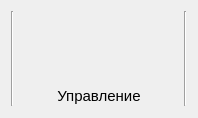
<?xml version="1.0" encoding="UTF-8"?>
<ui version="4.0">
 <class>FrmControlDevice</class>
 <widget class="QFrame" name="FrmControlDevice">
  <property name="geometry">
   <rect>
    <x>0</x>
    <y>0</y>
    <width>198</width>
    <height>118</height>
   </rect>
  </property>
  <property name="windowTitle">
   <string>Frame</string>
  </property>
  <layout class="QGridLayout" name="gridLayout">
   <item row="0" column="0">
    <widget class="Line" name="line_2">
     <property name="frameShadow">
      <enum>QFrame::Shadow::Sunken</enum>
     </property>
     <property name="orientation">
      <enum>Qt::Orientation::Vertical</enum>
     </property>
    </widget>
   </item>
   <item row="0" column="1">
    <layout class="QVBoxLayout" name="verticalLayout">
     <property name="spacing">
      <number>0</number>
     </property>
     <item>
      <layout class="QHBoxLayout" name="horizontalLayout">
       <item>
        <widget class="QPushButton" name="pushButtonStart">
         <property name="enabled">
          <bool>false</bool>
         </property>
         <property name="sizePolicy">
          <sizepolicy hsizetype="Fixed" vsizetype="Fixed">
           <horstretch>0</horstretch>
           <verstretch>0</verstretch>
          </sizepolicy>
         </property>
         <property name="maximumSize">
          <size>
           <width>75</width>
           <height>75</height>
          </size>
         </property>
         <property name="styleSheet">
          <string notr="true">QPushButton {
    background-color: transparent;
    border: none;
}</string>
         </property>
         <property name="text">
          <string/>
         </property>
         <property name="icon">
          <iconset resource="../../resources/resources.qrc">
           <normaloff>:/images/start.png</normaloff>:/images/start.png</iconset>
         </property>
         <property name="iconSize">
          <size>
           <width>50</width>
           <height>50</height>
          </size>
         </property>
        </widget>
       </item>
       <item>
        <widget class="QPushButton" name="pushButtonStop">
         <property name="enabled">
          <bool>false</bool>
         </property>
         <property name="sizePolicy">
          <sizepolicy hsizetype="Fixed" vsizetype="Fixed">
           <horstretch>0</horstretch>
           <verstretch>0</verstretch>
          </sizepolicy>
         </property>
         <property name="minimumSize">
          <size>
           <width>75</width>
           <height>75</height>
          </size>
         </property>
         <property name="styleSheet">
          <string notr="true">QPushButton {
    background-color: transparent;
    border: none;
}</string>
         </property>
         <property name="text">
          <string/>
         </property>
         <property name="icon">
          <iconset resource="../../resources/resources.qrc">
           <normaloff>:/images/stop.png</normaloff>:/images/stop.png</iconset>
         </property>
         <property name="iconSize">
          <size>
           <width>50</width>
           <height>50</height>
          </size>
         </property>
        </widget>
       </item>
      </layout>
     </item>
     <item>
      <widget class="QLabel" name="labelManage">
       <property name="sizePolicy">
        <sizepolicy hsizetype="Preferred" vsizetype="Minimum">
         <horstretch>0</horstretch>
         <verstretch>0</verstretch>
        </sizepolicy>
       </property>
       <property name="maximumSize">
        <size>
         <width>16777215</width>
         <height>20</height>
        </size>
       </property>
       <property name="font">
        <font>
         <pointsize>11</pointsize>
        </font>
       </property>
       <property name="text">
        <string>Управление</string>
       </property>
       <property name="alignment">
        <set>Qt::AlignmentFlag::AlignCenter</set>
       </property>
      </widget>
     </item>
    </layout>
   </item>
   <item row="0" column="2">
    <widget class="Line" name="line">
     <property name="frameShadow">
      <enum>QFrame::Shadow::Sunken</enum>
     </property>
     <property name="orientation">
      <enum>Qt::Orientation::Vertical</enum>
     </property>
    </widget>
   </item>
  </layout>
 </widget>
 <resources>
  <include location="../../resources/resources.qrc"/>
 </resources>
 <connections/>
</ui>
